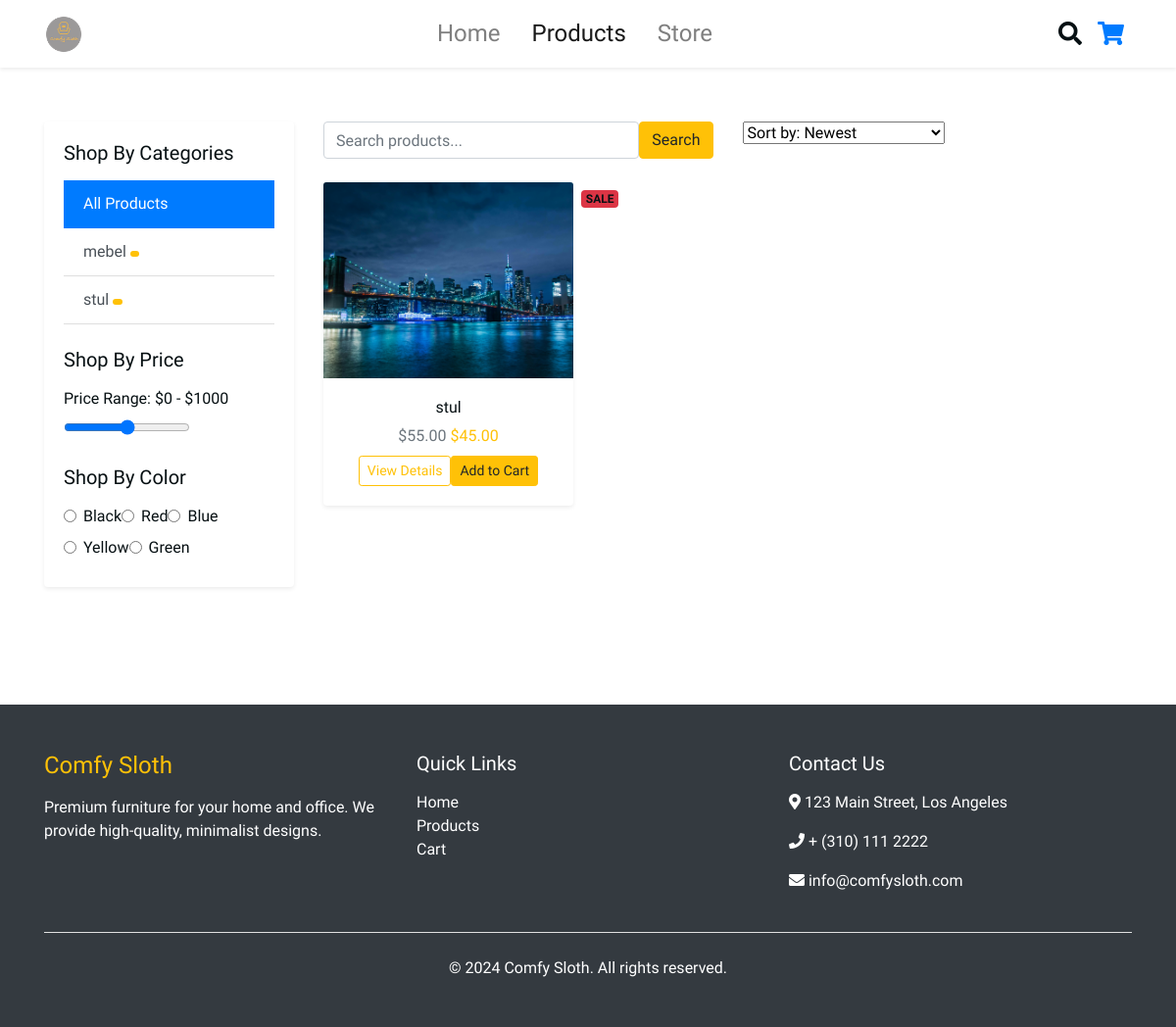
Screenshot of /products/ with the database file from the repository.
### products/models.py (models this page shows, shortened)
class Category(models.Model):
    name = models.CharField(max_length=100)
    slug = models.SlugField(unique=True)
    description = models.TextField(blank=True)
    image = models.ImageField(upload_to='categories/', blank=True)
    item_count = models.IntegerField(default=0)
    class Meta:
        verbose_name_plural = "Categories"

class Product(models.Model):
    name = models.CharField(max_length=200)
    slug = models.SlugField(unique=True)
    description = models.TextField()
    price = models.DecimalField(max_digits=10, decimal_places=2)
    old_price = models.DecimalField(max_digits=10, decimal_places=2, null=True, blank=True)
    category = models.ForeignKey(Category, on_delete=models.CASCADE, related_name='products')
    colors = models.CharField(max_length=200, default='Black,White')
    sizes = models.CharField(max_length=200, default='S,M,L,XL')
    stock = models.IntegerField(default=10)
    is_featured = models.BooleanField(default=False)
    created_at = models.DateTimeField(auto_now_add=True)

class ProductImage(models.Model):
    product = models.ForeignKey(Product, on_delete=models.CASCADE, related_name='images')
    image = models.ImageField(upload_to='products/')
    is_main = models.BooleanField(default=False)

### products/views.py (the view)
# urls.py: path('products/', views.products_list, name='products_list'),
def products_list(request):
    products = Product.objects.all()
    category = request.GET.get('category')
    if category:
        products = products.filter(category__slug=category)
    search = request.GET.get('search')
    if search:
        products = products.filter(
            Q(name__icontains=search) |
            Q(description__icontains=search)
        )
    sort = request.GET.get('sort', 'newest')
    if sort == 'price_low':
        products = products.order_by('price')
    elif sort == 'price_high':
        products = products.order_by('-price')
    elif sort == 'name':
        products = products.order_by('name')
    else:
        products = products.order_by('-created_at')
    paginator = Paginator(products, 12)
    page = request.GET.get('page')
    products_page = paginator.get_page(page)
    categories = Category.objects.all()
    context = {
        'title': 'Products - Comfy Sloth',
        'products': products_page,
        'categories': categories,
        'selected_category': category,
        'search_query': search,
        'sort_option': sort,
        'page': 'products'
    }
    return render(request, 'products.html', context)

### cart/context_processors.py (called while the page is built)
def cart_count(request):
    cart = request.session.get('cart', {})
    count = sum(item['quantity'] for item in cart.values())
    return {'cart_count': count}

### templates/products.html (shortened to what this page needs)
{% extends 'base.html' %}
{% load static %}
{% block content %}
<div class="container py-5">
    <div class="row">
        <div class="col-md-3 mb-4">
            <div class="card border-0 shadow-sm">
                <div class="card-body">
                    <h5 class="fw-bold mb-3">Shop By Categories</h5>
                    <div class="list-group list-group-flush">
                        <a href="{% url 'products_list' %}"
                           class="list-group-item list-group-item-action {% if not selected_category %}active{% endif %}">
                            All Products
                        </a>
                        {% for category in categories %}
                        <a href="{% url 'products_list' %}?category={{ category.slug }}"
                           class="list-group-item list-group-item-action {% if selected_category == category.slug %}active{% endif %}">
                            {{ category.name }}
                            <span class="badge bg-warning float-end">
                            </span>
                        </a>
                        {% endfor %}
                    </div>
                    <h5 class="fw-bold mt-4 mb-3">Shop By Price</h5>
                    <div class="mb-3">
                        <label class="form-label">Price Range: $0 - $1000</label>
                        <input type="range" class="form-range" min="0" max="1000">
                    </div>
                    <h5 class="fw-bold mt-4 mb-3">Shop By Color</h5>
                    <div class="d-flex flex-wrap">
                        <div class="form-check me-3 mb-2">
                            <input class="form-check-input" type="radio" name="color">
                            <label class="form-check-label">Black</label>
                        </div>
                        <div class="form-check me-3 mb-2">
                            <input class="form-check-input" type="radio" name="color">
                            <label class="form-check-label">Red</label>
                        </div>
                        <div class="form-check me-3 mb-2">
                            <input class="form-check-input" type="radio" name="color">
                            <label class="form-check-label">Blue</label>
                        </div>
                        <div class="form-check me-3 mb-2">
                            <input class="form-check-input" type="radio" name="color">
                            <label class="form-check-label">Yellow</label>
                        </div>
                        <div class="form-check me-3 mb-2">
                            <input class="form-check-input" type="radio" name="color">
                            <label class="form-check-label">Green</label>
                        </div>
                    </div>
                </div>
            </div>
        </div>
        <div class="col-md-9">
            <div class="row mb-4">
                <div class="col-md-6">
                    <form method="get" class="d-flex">
                        <input type="text" name="search" class="form-control me-2"
                               placeholder="Search products..."
                               value="{{ search_query|default:'' }}">
                        <button class="btn btn-warning">Search</button>
                    </form>
                </div>
                <div class="col-md-6">
                    <select class="form-select"
                            onchange="window.location=this.value">
                        <option value="{% url 'products_list' %}?sort=newest"
                                {% if sort_option == 'newest' %}selected{% endif %}>
                            Sort by: Newest
                        </option>
                    </select>
                </div>
            </div>
            <div class="row">
                {% for product in products %}
                <div class="col-md-4 mb-4">
                    <div class="card border-0 shadow-sm h-100">
                        <div class="position-relative">
                            {% if product.images.first %}
                            <img src="{{ product.images.first.image.url }}"
                                 class="card-img-top"
                                 style="height:200px; object-fit:cover;">
                            {% else %}
                            <img src="{% static 'img/img-products/default.png' %}"
                                 class="card-img-top"
                                 style="height:200px; object-fit:cover;">
                            {% endif %}
                            {% if product.old_price %}
                            <span class="badge bg-danger position-absolute top-0 end-0 m-2">
                                SALE
                            </span>
                            {% endif %}
                        </div>
                        <div class="card-body text-center">
                            <h6>{{ product.name|truncatechars:30 }}</h6>
                            <div class="mb-2">
                                {% if product.old_price %}
                                <span class="text-muted text-decoration-line-through me-2">
                                    ${{ product.old_price }}
                                </span>
                                {% endif %}
                                <span class="fw-bold text-warning">
                                    ${{ product.price }}
                                </span>
                            </div>
                            <div class="d-flex justify-content-center gap-2">
                                <a href="{% url 'single_product' product.slug %}"
                                   class="btn btn-outline-warning btn-sm">
                                    View Details
                                </a>
                                <a href="{% url 'add_to_cart' product.id %}"
                                   class="btn btn-warning btn-sm">
                                    Add to Cart
                                </a>
                            </div>
                        </div>
                    </div>
                </div>
                {% endfor %}
            </div>
        </div>
    </div>
</div>
{% endblock %}

### static/css/style.css (style rules this page uses)
:root { --mainYellow: #fdbe02; --mainWhite: #fff; --mainBlack: #071013; --mainGrey: #9b9999; --TransGrey: rgba(0, 0, 0, 0.1); }
body { color: var(--mainBlack); background: var(--mainWhite); font-family: "Mali", cursive; }

### rows the page displays
Category: name "mebel"
Category: name "stul"
Product: images.first.image (picture), shows "SALE", name "stul", old_price "55.00", price "45.00"
